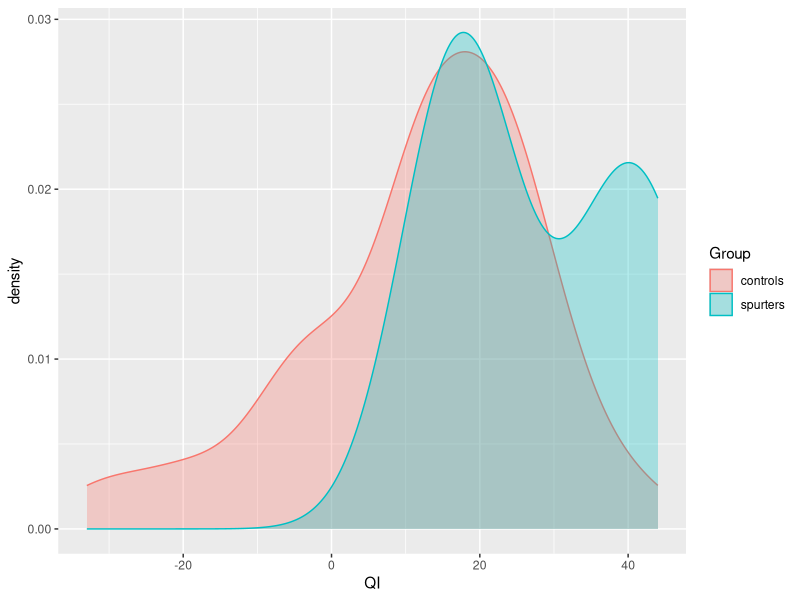
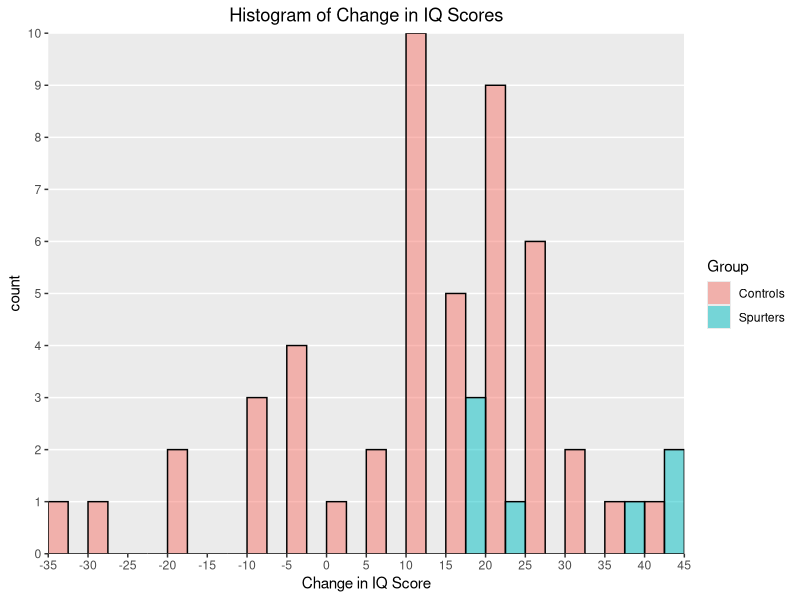
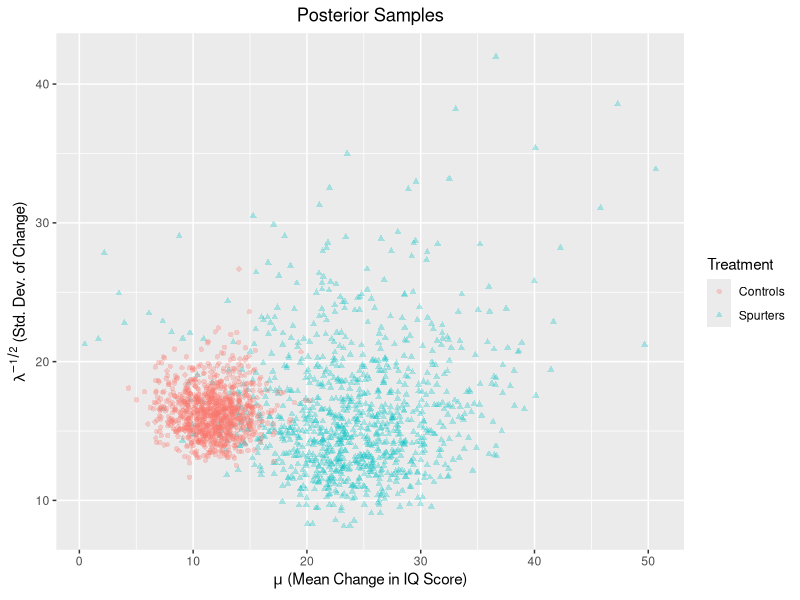

Recreate these plots in R, in order.
## ---- chunk 1
knitr::opts_chunk$set(echo = TRUE)
## ---- chunk 2
## don't use data in package, use data on lab assignment #
library(plyr)
library(ggplot2)
library(dplyr)
library(xtable)
library(reshape)
## ---- chunk 3
set.seed(123)
# input data
# spurters
x = c(18, 40, 15, 17, 20, 44, 38)
# control group
y = c(-4, 0, -19, 24, 19, 10, 5, 10,
      29, 13, -9, -8, 20, -1, 12, 21,
      -7, 14, 13, 20, 11, 16, 15, 27,
      23, 36, -33, 34, 13, 11, -19, 21,
      6, 25, 30,22, -28, 15, 26, -1, -2,
      43, 23, 22, 25, 16, 10, 29)
# store data in data frame 
iqData = data.frame(Treatment = c(rep("Spurters", length(x)), 
                                  rep("Controls", length(y))),
                                  Gain = c(x, y))
## ---- chunk 4
spurters = c(18, 40, 15, 17, 20, 44, 38)
# control group
controls = c(-4, 0, -19, 24, 19, 10, 5, 10,
      29, 13, -9, -8, 20, -1, 12, 21,
      -7, 14, 13, 20, 11, 16, 15, 27,
      23, 36, -33, 34, 13, 11, -19, 21,
      6, 25, 30,22, -28, 15, 26, -1, -2,
      43, 23, 22, 25, 16, 10, 29)

data = data.frame(QI = c(spurters, controls), Group = as.factor(c(rep("spurters",7), rep("controls", 48)
                                                                  )
                                                                )
                  )
ggplot(data, aes(x = QI, col = Group, fill = Group))+
  geom_density(alpha = .3)
## ---- chunk 5
xLimits = seq(min(iqData$Gain) - (min(iqData$Gain) %% 5),
              max(iqData$Gain) + (max(iqData$Gain) %% 5),
              by = 5)
ggplot(data = iqData, aes(x = Gain, fill = Treatment, colour = I("black"))) + 
  geom_histogram(position = "dodge", alpha = 0.5, breaks = xLimits, closed = "left")+
  scale_x_continuous(breaks = xLimits, 
                     expand = c(0,0))+ 
  scale_y_continuous(expand = c(0,0), 
breaks = seq(0, 10, by = 1))+
  theme(panel.grid.minor = element_blank(),
        panel.grid.major.x = element_blank())+
  ggtitle("Histogram of Change in IQ Scores") + labs(x = "Change in IQ Score", 
                                                     fill = "Group") + 
                                               theme(plot.title = element_text(hjust = 0.5))  
## ---- chunk 6
prior = data.frame(m = 0, c = 1, a = 0.5, b = 50)
findParam = function(prior, data){
  postParam = NULL
  c = prior$c
  m = prior$m
  a = prior$a
  b = prior$b
  n = length(data)
  postParam = data.frame(m = (c*m + n*mean(data))/(c + n), 
                c = c + n, 
                a = a + n/2, 
                b =  b + 0.5*(sum((data - mean(data))^2)) + 
                  (n*c *(mean(data)- m)^2)/(2*(c+n)))
  return(postParam)
}
postS = findParam(prior, x)
postC = findParam(prior, y)
## ---- chunk 7
xtable(rbind(prior = prior,
             `Spurters Posterior` = postS,
             `Controls Posterior` = postC), 
       caption = "Parameters")
## ---- chunk 8
# sampling from two posteriors 
# Number of posterior simulations
sim = 1000
# initialize vectors to store samples
mus = NULL
lambdas = NULL
muc = NULL
lambdac = NULL
# Following formula from the NormalGamma with 
# the update paramaters accounted accounted for below 
lambdas = rgamma(sim, shape = postS$a, rate = postS$b)
lambdac = rgamma(sim, shape = postC$a, rate = postC$b)
mus = sapply(sqrt(1/(postS$c*lambdas)),rnorm, n = 1, mean = postS$m)
muc = sapply(sqrt(1/(postC$c*lambdac)),rnorm, n = 1, mean = postC$m)
# Store simulations
simDF = data.frame(lambda = c(lambdas, lambdac),
                   mu = c(mus, muc),
                   Treatment = rep(c("Spurters", "Controls"),
                                   each = sim))
simDF$lambda = simDF$lambda^{-0.5}
# Plot the simulations
ggplot(data = simDF, aes(x = mu, y = lambda, colour = Treatment, shape = Treatment)) +
  geom_point(alpha = 0.3) + 
  labs(x = expression(paste(mu, " (Mean Change in IQ Score)")),
       y = expression(paste(lambda^{-1/2}, " (Std. Dev. of Change)")))  + 
  ggtitle("Posterior Samples")+ 
  theme(plot.title = element_text(hjust = 0.5))
